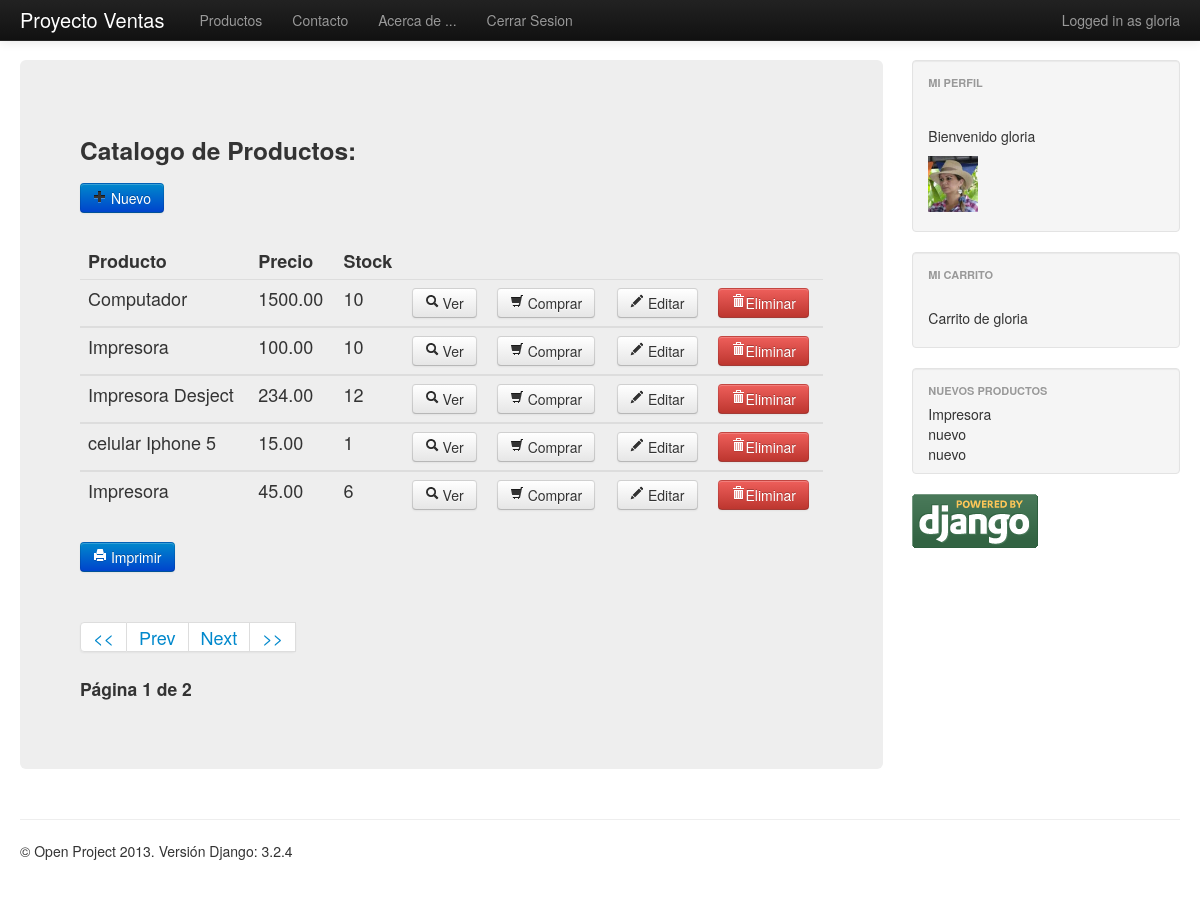
The app's page /productos/page/1/ (signed in) with its own data.
### demo/apps/ventas/models.py (models this page shows, shortened)
class producto(models.Model):
	def url(self,filename):
		ruta = "MultimediaData/Producto/%s/%s"%(self.nombre,str(filename))
		return ruta
	def thumbnail(self):
		return '<a href="/media/%s"><img src="/media/%s" width=50px heigth=50px/></a>'%(self.imagen,self.imagen)
	thumbnail.allow_tags = True
	nombre		= models.CharField(max_length=100)
	descripcion	= models.TextField(max_length=300)
	status		= models.BooleanField(default=True)
	imagen 		= models.ImageField(upload_to=url,null=True,blank=True)
	precio		= models.DecimalField(max_digits=6,decimal_places=2)
	iva			= models.FloatField()
	stock		= models.IntegerField()
	categorias	= models.ManyToManyField(categoriaProducto,null=True,blank=True)

### demo/apps/home/views.py (the view, shortened to what this page needs)
# urls.py: url(r'^productos/page/(?P<pagina>.*)/$',productos_view,name='vista_productos'),
def productos_view(request,pagina):
	lista_prod = producto.objects.filter(status=True) # Select * from ventas_productos where status = True
	paginator = Paginator(lista_prod,5) # Cuantos productos quieres por pagina? = 3
	try:
		page = int(pagina)
	except:
		page = 1
	try:
		productos = paginator.page(page)
	except (EmptyPage,InvalidPage):
		productos = paginator.page(paginator.num_pages)
	ctx = {'productos':productos}
	return render(request,'home/productos.html',ctx)#),context_instance=RequestContext(request))

### demo/apps/context_processors.py (called while the page is built)
def user_image(request):
	try:
		imagen = None
		user = request.user
		up = userProfile.objects.get(user=user)
		imagen = "/media/%s"%up.photo
	except:
		imagen = "/media/images/user.jpg"
	return imagen

def my_processor(request):
	context = {"django_version":django.get_version(),
				"get_image_profile":user_image(request),
	}
	return context

### demo/templates/home/productos.html (shortened to what this page needs)
{% extends 'base.html' %}
{%block content %}
<h3>Catalogo de Productos:</h3>
{% if user.is_authenticated %}
<a href="{% url "vista_agregar_producto" %}" class="btn btn-primary"><i class="icon-plus"></i> Nuevo</a><br>
{% endif %}
<br>
{% if productos %}
    <table class="table table-hover" id="tabla_productos">
    	<thead>
                <tr>
                  <th>Producto</th>
                  <th>Precio</th>
                  <th>Stock</th>
                </tr>
        </thead>
    {% for p in productos %}
     	<tbody>
     		<tr id="tr{{p.id}}">
				<td>{{ p.nombre }}</td>
				<td>{{ p.precio }}</td>
				<td>{{ p.stock }}</td>
				<td><a class="btn" href="/producto/{{p.id}}/"><i class="icon-search"></i>   Ver</a></td>
				<td><a class="btn" href="/compra/producto/{{p.id}}/"><i class="icon-shopping-cart"></i> Comprar</a></td>
				{% if user.is_authenticated and user.is_staff %}
				<td><a class="btn" href="/edit/producto/{{p.id}}/"><i class="icon-pencil"></i>  Editar </a></td>
					<td><a href="#myModal" role="button" class="btn btn-danger delete" data-toggle="modal" id="{{p.id}}" data-name="{{p.nombre}}"><i class="icon-trash icon-white"></i>Eliminar</a></td>
				{% endif %}
			</tr>
		</tbody>
	{% endfor %}
    </table>
	<div >
	  <a class="btn btn-primary" role="button" href="/generarProductos/" ><i class="icon-print icon-white"></i> Imprimir  </a>
	</div>
{% else %}
	<h2>No existen productos activos a la venta :( </h2>
{% endif %}
<br>
{% if productos %}
    <div class="pagination">
    <ul>
		<li><a href="/productos/page/1"> << </a></li>
	{% if productos.has_previous %}
		<li><a href="/productos/page/{{productos.previous_page_number }}/"> Prev </a></li>
	{% else %}
		<li><a href="#"> Prev </a></li>
	{% endif %}
	{% if productos.has_next %}
		<li><a href="/productos/page/{{productos.next_page_number }}/"> Next </a></li>
	{% else %}
		<li><a href="#"> Next </a></li>
	{% endif %}
		<li><a href="/productos/page/{{productos.paginator.num_pages }} "> >> </a><li>
	</ul>
	</div>
	<h4> Página {{ productos.number }} de {{ productos.paginator.num_pages }}</h4>
{% endif %}
{% endblock %}

### demo/templates/base.html (shortened to what this page needs)
<!DOCTYPE html>
<html lang="es">
  <head>
    <link href="/media/bootstrap/css/bootstrap.css" rel="stylesheet">
    <link href="/media/bootstrap/css/bootstrap-responsive.css" rel="stylesheet">
  </head>
  <body>
    <div class="navbar navbar-inverse navbar-fixed-top">
      <div class="navbar-inner">
        <div class="container-fluid">
          <a class="brand" href="{% url "vista_principal" %}">Proyecto Ventas </a>
            {% if user.is_authenticated %}
            <p class="navbar-text pull-right">
              Logged in as {{ user.username }}
            </p>
            {% endif %}
            <ul class="nav">
              <li><a href="/productos/page/1/">Productos</a></li>
              <li><a href="{% url "vista_contacto" %}">Contacto</a></li>
              <li><a href="{% url "vista_about" %}">Acerca de ...</a></li>
              {% if user.is_authenticated %}
  				    <li><a href="{% url "vista_logout" %}"> Cerrar Sesion </a></li>
  		        {% else %}
  				    <li><a href="{% url "vista_login" %}"> Login </a></li>
  		        {% endif %}
        </div>
      </div>
    </div>
    <div class="container-fluid">
      <div class="row-fluid">
        <div class="span9">
          <div class="hero-unit">
            {% block content %}
            {% endblock %}
          </div>
        </div>
        <div class="span3">
          <div class="well sidebar-nav">
            <ul class="nav nav-list">
              <li class="nav-header">Mi perfil</li>
              <br><p align="justify">
              {%if user.is_authenticated %}
                <p>Bienvenido {{ user }} </p>
                <img src="{{get_image_profile}}" width="50px" heigth="50px"/>
              {% else %}
                <a href="/login/" class="btn btn-primary">Login<a>
              {% endif %}
              </p>
            </ul>
          </div>
          <div class="well sidebar-nav">
            <ul class="nav nav-list">
			 {%if user.is_authenticated %}
              <li class="nav-header">Mi Carrito</li>
              <br><p align="justify">
              	Carrito de {{user.username}}
              </p>
			  {% else %}
			  <p> Por favor <a href="/login/">Identifiquese</a>
            </ul>
		    {% endif %}
          </div>
          <div class="well sidebar-nav">
            <ul class="nav nav-list" id="ProductosNuevos">
              <li class="nav-header">Nuevos Productos</li>
            </ul>
          </div>
           <img src="/media/images/django.gif"/>
        </div>
      </div>
      <hr>
      <footer>
        <p>&copy; Open Project 2013. Versión Django: {{django_version}}</p>
      </footer>
    </div>
  </body>
</html>

### demo/templates/base.html (style rules this page uses)
body { padding-top: 60px; padding-bottom: 40px; }
.sidebar-nav { padding: 9px 0; }

### records on screen
producto: nombre "Computador", precio "1500.00", stock "10"
producto: nombre "Impresora", precio "100.00", stock "10"
producto: nombre "Impresora Desject", precio "234.00", stock "12"
producto: nombre "celular Iphone 5", precio "15.00", stock "1"
producto: nombre "Impresora", precio "45.00", stock "6"

### other values on screen
{{ user.username }} "gloria"
{{ productos.number }} "1"
{{ productos.paginator.num_pages }} "2"
{{ user }} "gloria"
{{ django_version }} "3.2.4"
